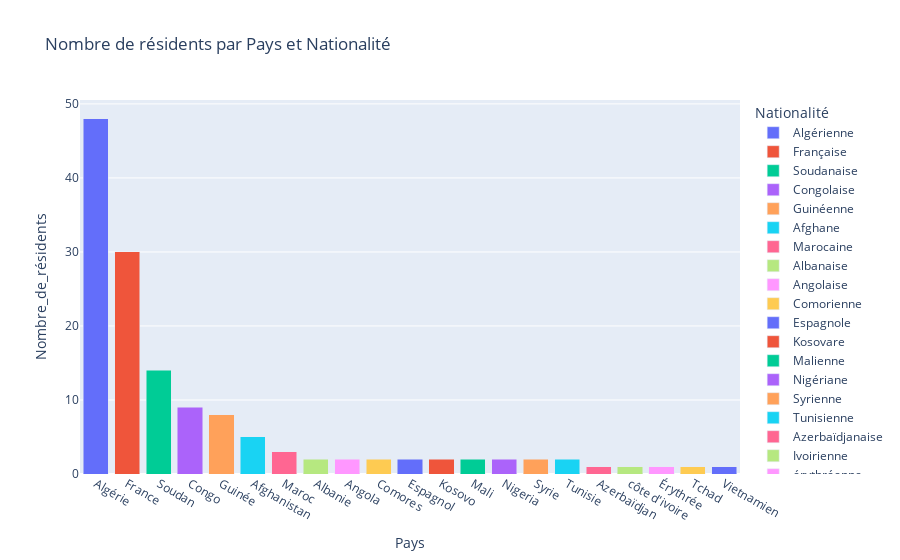

The code cell stored with this chart in its notebook:
### Code cell
import pandas as pd
import plotly.express as px

input_file = "Nombre_de_résidents par Pays et Nationalité.csv"
df = pd.read_csv(input_file)
#display(df)

fig = px.bar(df,
             x='Pays',
             y='Nombre_de_résidents',
             title='Nombre de résidents par Pays et Nationalité',
             color='Nationalité',
             barmode='stack')

fig.show()

### Figure 1 — Plotly figure (JSON) as saved in the notebook; plotly's stock layout.template omitted (floating-point values rounded to 4 significant figures)
{"data": [{"alignmentgroup": "True", "hovertemplate": "Nationalité=Algérienne<br>Pays=%{x}<br>Nombre_de_résidents=%{y}<extra></extra>", "legendgroup": "Algérienne", "marker": {"color": "#636efa"}, "name": "Algérienne", "offsetgroup": "Algérienne", "orientation": "v", "showlegend": true, "textposition": "auto", "type": "bar", "x": ["Algérie"], "xaxis": "x", "y": [48], "yaxis": "y"}, {"alignmentgroup": "True", "hovertemplate": "Nationalité=Française<br>Pays=%{x}<br>Nombre_de_résidents=%{y}<extra></extra>", "legendgroup": "Française", "marker": {"color": "#EF553B"}, "name": "Française", "offsetgroup": "Française", "orientation": "v", "showlegend": true, "textposition": "auto", "type": "bar", "x": ["France"], "xaxis": "x", "y": [30], "yaxis": "y"}, {"alignmentgroup": "True", "hovertemplate": "Nationalité=Soudanaise<br>Pays=%{x}<br>Nombre_de_résidents=%{y}<extra></extra>", "legendgroup": "Soudanaise", "marker": {"color": "#00cc96"}, "name": "Soudanaise", "offsetgroup": "Soudanaise", "orientation": "v", "showlegend": true, "textposition": "auto", "type": "bar", "x": ["Soudan"], "xaxis": "x", "y": [14], "yaxis": "y"}, {"alignmentgroup": "True", "hovertemplate": "Nationalité=Congolaise<br>Pays=%{x}<br>Nombre_de_résidents=%{y}<extra></extra>", "legendgroup": "Congolaise", "marker": {"color": "#ab63fa"}, "name": "Congolaise", "offsetgroup": "Congolaise", "orientation": "v", "showlegend": true, "textposition": "auto", "type": "bar", "x": ["Congo"], "xaxis": "x", "y": [9], "yaxis": "y"}, {"alignmentgroup": "True", "hovertemplate": "Nationalité=Guinéenne<br>Pays=%{x}<br>Nombre_de_résidents=%{y}<extra></extra>", "legendgroup": "Guinéenne", "marker": {"color": "#FFA15A"}, "name": "Guinéenne", "offsetgroup": "Guinéenne", "orientation": "v", "showlegend": true, "textposition": "auto", "type": "bar", "x": ["Guinée"], "xaxis": "x", "y": [8], "yaxis": "y"}, {"alignmentgroup": "True", "hovertemplate": "Nationalité=Afghane<br>Pays=%{x}<br>Nombre_de_résidents=%{y}<extra></extra>", "legendgroup": "Afghane", "marker": {"color": "#19d3f3"}, "name": "Afghane", "offsetgroup": "Afghane", "orientation": "v", "showlegend": true, "textposition": "auto", "type": "bar", "x": ["Afghanistan"], "xaxis": "x", "y": [5], "yaxis": "y"}, {"alignmentgroup": "True", "hovertemplate": "Nationalité=Marocaine<br>Pays=%{x}<br>Nombre_de_résidents=%{y}<extra></extra>", "legendgroup": "Marocaine", "marker": {"color": "#FF6692"}, "name": "Marocaine", "offsetgroup": "Marocaine", "orientation": "v", "showlegend": true, "textposition": "auto", "type": "bar", "x": ["Maroc"], "xaxis": "x", "y": [3], "yaxis": "y"}, {"alignmentgroup": "True", "hovertemplate": "Nationalité=Albanaise<br>Pays=%{x}<br>Nombre_de_résidents=%{y}<extra></extra>", "legendgroup": "Albanaise", "marker": {"color": "#B6E880"}, "name": "Albanaise", "offsetgroup": "Albanaise", "orientation": "v", "showlegend": true, "textposition": "auto", "type": "bar", "x": ["Albanie"], "xaxis": "x", "y": [2], "yaxis": "y"}, {"alignmentgroup": "True", "hovertemplate": "Nationalité=Angolaise<br>Pays=%{x}<br>Nombre_de_résidents=%{y}<extra></extra>", "legendgroup": "Angolaise", "marker": {"color": "#FF97FF"}, "name": "Angolaise", "offsetgroup": "Angolaise", "orientation": "v", "showlegend": true, "textposition": "auto", "type": "bar", "x": ["Angola"], "xaxis": "x", "y": [2], "yaxis": "y"}, {"alignmentgroup": "True", "hovertemplate": "Nationalité=Comorienne<br>Pays=%{x}<br>Nombre_de_résidents=%{y}<extra></extra>", "legendgroup": "Comorienne", "marker": {"color": "#FECB52"}, "name": "Comorienne", "offsetgroup": "Comorienne", "orientation": "v", "showlegend": true, "textposition": "auto", "type": "bar", "x": ["Comores"], "xaxis": "x", "y": [2], "yaxis": "y"}, {"alignmentgroup": "True", "hovertemplate": "Nationalité=Espagnole<br>Pays=%{x}<br>Nombre_de_résidents=%{y}<extra></extra>", "legendgroup": "Espagnole", "marker": {"color": "#636efa"}, "name": "Espagnole", "offsetgroup": "Espagnole", "orientation": "v", "showlegend": true, "textposition": "auto", "type": "bar", "x": ["Espagnol"], "xaxis": "x", "y": [2], "yaxis": "y"}, {"alignmentgroup": "True", "hovertemplate": "Nationalité=Kosovare<br>Pays=%{x}<br>Nombre_de_résidents=%{y}<extra></extra>", "legendgroup": "Kosovare", "marker": {"color": "#EF553B"}, "name": "Kosovare", "offsetgroup": "Kosovare", "orientation": "v", "showlegend": true, "textposition": "auto", "type": "bar", "x": ["Kosovo"], "xaxis": "x", "y": [2], "yaxis": "y"}, {"alignmentgroup": "True", "hovertemplate": "Nationalité=Malienne<br>Pays=%{x}<br>Nombre_de_résidents=%{y}<extra></extra>", "legendgroup": "Malienne", "marker": {"color": "#00cc96"}, "name": "Malienne", "offsetgroup": "Malienne", "orientation": "v", "showlegend": true, "textposition": "auto", "type": "bar", "x": ["Mali"], "xaxis": "x", "y": [2], "yaxis": "y"}, {"alignmentgroup": "True", "hovertemplate": "Nationalité=Nigériane<br>Pays=%{x}<br>Nombre_de_résidents=%{y}<extra></extra>", "legendgroup": "Nigériane", "marker": {"color": "#ab63fa"}, "name": "Nigériane", "offsetgroup": "Nigériane", "orientation": "v", "showlegend": true, "textposition": "auto", "type": "bar", "x": ["Nigeria"], "xaxis": "x", "y": [2], "yaxis": "y"}, {"alignmentgroup": "True", "hovertemplate": "Nationalité=Syrienne<br>Pays=%{x}<br>Nombre_de_résidents=%{y}<extra></extra>", "legendgroup": "Syrienne", "marker": {"color": "#FFA15A"}, "name": "Syrienne", "offsetgroup": "Syrienne", "orientation": "v", "showlegend": true, "textposition": "auto", "type": "bar", "x": ["Syrie"], "xaxis": "x", "y": [2], "yaxis": "y"}, {"alignmentgroup": "True", "hovertemplate": "Nationalité=Tunisienne<br>Pays=%{x}<br>Nombre_de_résidents=%{y}<extra></extra>", "legendgroup": "Tunisienne", "marker": {"color": "#19d3f3"}, "name": "Tunisienne", "offsetgroup": "Tunisienne", "orientation": "v", "showlegend": true, "textposition": "auto", "type": "bar", "x": ["Tunisie"], "xaxis": "x", "y": [2], "yaxis": "y"}, {"alignmentgroup": "True", "hovertemplate": "Nationalité=Azerbaïdjanaise<br>Pays=%{x}<br>Nombre_de_résidents=%{y}<extra></extra>", "legendgroup": "Azerbaïdjanaise", "marker": {"color": "#FF6692"}, "name": "Azerbaïdjanaise", "offsetgroup": "Azerbaïdjanaise", "orientation": "v", "showlegend": true, "textposition": "auto", "type": "bar", "x": ["Azerbaïdjan"], "xaxis": "x", "y": [1], "yaxis": "y"}, {"alignmentgroup": "True", "hovertemplate": "Nationalité=Ivoirienne<br>Pays=%{x}<br>Nombre_de_résidents=%{y}<extra></extra>", "legendgroup": "Ivoirienne", "marker": {"color": "#B6E880"}, "name": "Ivoirienne", "offsetgroup": "Ivoirienne", "orientation": "v", "showlegend": true, "textposition": "auto", "type": "bar", "x": ["côte d'ivoire"], "xaxis": "x", "y": [1], "yaxis": "y"}, {"alignmentgroup": "True", "hovertemplate": "Nationalité=érythréenne<br>Pays=%{x}<br>Nombre_de_résidents=%{y}<extra></extra>", "legendgroup": "érythréenne", "marker": {"color": "#FF97FF"}, "name": "érythréenne", "offsetgroup": "érythréenne", "orientation": "v", "showlegend": true, "textposition": "auto", "type": "bar", "x": ["Érythrée"], "xaxis": "x", "y": [1], "yaxis": "y"}, {"alignmentgroup": "True", "hovertemplate": "Nationalité=Tchadienne<br>Pays=%{x}<br>Nombre_de_résidents=%{y}<extra></extra>", "legendgroup": "Tchadienne", "marker": {"color": "#FECB52"}, "name": "Tchadienne", "offsetgroup": "Tchadienne", "orientation": "v", "showlegend": true, "textposition": "auto", "type": "bar", "x": ["Tchad"], "xaxis": "x", "y": [1], "yaxis": "y"}, {"alignmentgroup": "True", "hovertemplate": "Nationalité=Vietnamienne<br>Pays=%{x}<br>Nombre_de_résidents=%{y}<extra></extra>", "legendgroup": "Vietnamienne", "marker": {"color": "#636efa"}, "name": "Vietnamienne", "offsetgroup": "Vietnamienne", "orientation": "v", "showlegend": true, "textposition": "auto", "type": "bar", "x": ["Vietnamien"], "xaxis": "x", "y": [1], "yaxis": "y"}], "layout": {"barmode": "stack", "legend": {"title": {"text": "Nationalité"}, "tracegroupgap": 0}, "title": {"text": "Nombre de résidents par Pays et Nationalité"}, "xaxis": {"anchor": "y", "domain": [0, 1], "title": {"text": "Pays"}}, "yaxis": {"anchor": "x", "domain": [0, 1], "title": {"text": "Nombre_de_résidents"}}}}
